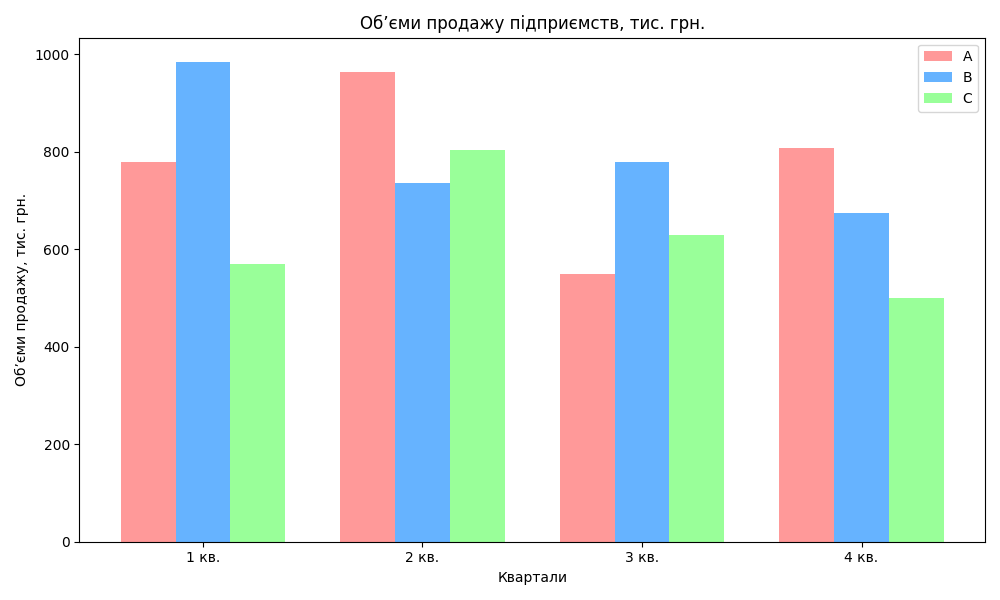

Write the Python code that produced this figure.
import matplotlib.pyplot as plt
import numpy as np


if __name__ == "__main__":
    quarters = ['1 кв.', '2 кв.', '3 кв.', '4 кв.']
    sales_A = [780, 964, 550, 807]
    sales_B = [985, 736, 780, 674]
    sales_C = [570, 804, 630, 500]

    bar_width = 0.25
    index = np.arange(len(quarters))

    fig, ax = plt.subplots(figsize=(10, 6))
    bars_A = ax.bar(index - bar_width, sales_A, bar_width, label='A', color='#ff9999')
    bars_B = ax.bar(index, sales_B, bar_width, label='B', color='#66b3ff')
    bars_C = ax.bar(index + bar_width, sales_C, bar_width, label='C', color='#99ff99')

    ax.set_xlabel('Квартали')
    ax.set_ylabel('Об’єми продажу, тис. грн.')
    ax.set_title('Об’єми продажу підприємств, тис. грн.')
    ax.set_xticks(index)
    ax.set_xticklabels(quarters)
    ax.legend()

    plt.tight_layout()
    plt.savefig('task8.png')

    plt.show()